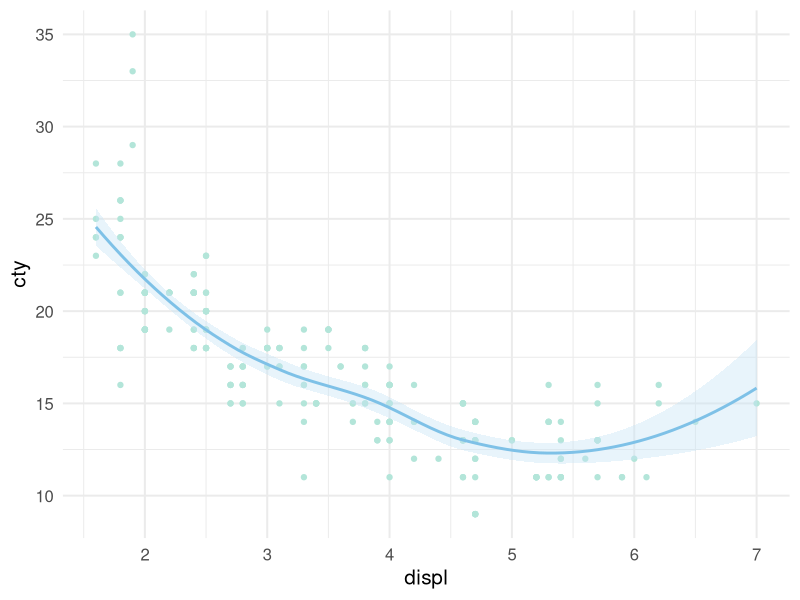

Reproduce this figure in R.
## ---- chunk 1
knitr::opts_chunk$set(message = FALSE,
                      dev.args = list(bg="transparent"))
## ---- chunk 2
# load the libraries
library(ggplot2)
library(dplyr)

# create a plot
ggplot(mpg, aes(displ, cty)) +
  geom_point(color = "#B3E5D9") +
  geom_smooth(color = "#7EC1E7",
              fill = "#C7E4F5") +
  theme_minimal(15)
## ---- chunk 3
# create some summary data
mpg %>% 
  group_by(cyl) %>% 
  summarize(mean_cty = mean(cty),
            sd_cty = sd(cty))
## ---- chunk 4
mpg %>% 
  filter(manufacturer == "audi")
## ---- chunk 5
mn <- function(x) {
  mean(x, na.rm = TRUE)
}
mn(mpg$hwy)
